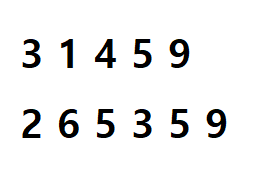
#> input picture opencv_mnist/numbers.png, 253 x 176 px
$ python ocr1.py
#> lines starting #> are read from the running program, lines starting #| are printed output that depends on the picture; after the words box and inside, x2 and y2 are one past the last pixel; in counts of white or black regions, pixels touching at a corner belong together
import sys
import numpy as np
import cv2

im = cv2.imread('numbers.png')
#> im is the input picture: shape (176, 253, 3); mean B, G, R 238.3, 238.3, 238.3
# 그레이스케일로 변환하고 블러르 걸고 이진화하기
gray = cv2.cvtColor(im, cv2.COLOR_BGR2GRAY)
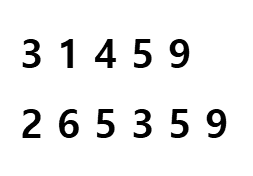
#> gray: shape (176, 253); min 0, max 255, mean 238.3
blur = cv2.GaussianBlur(gray, (5,5), 0)
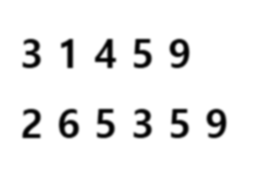
#> blur: shape (176, 253); min 0, max 255, mean 238.3
thresh = cv2.adaptiveThreshold(blur, 255, 1, 1, 11, 2)
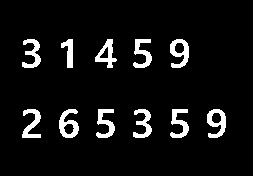
#> thresh: shape (176, 253); 6.9% white; 11 white regions

#윤곽 추출하기
#cv4 버전을 사용할 경우 인덱스를 [0]으로 변경
#contours = cv2.findContours(thresh, cv2.RETR_LIST, cv2.CHAIN_APPROX_SIMPLE)[1] # 숫자 내부에 숫자도 검출
contours = cv2.findContours(thresh, cv2.RETR_EXTERNAL, cv2.CHAIN_APPROX_SIMPLE)[1] # 숫자 내부검출x 가장 외곽만 검출
#> contours = 11 contours; largest, box (x1, y1, x2, y2) and area: (59, 109, 79, 138) 341, (207, 109, 226, 138) 334, (170, 39, 189, 68) 334, (95, 39, 117, 68) 280, (22, 109, 41, 138) 220

# 추출한 윤곽을 반복 처리하기
for cnt in contours:
    x, y, w, h = cv2.boundingRect(cnt)
    if h< 20: continue
    red = (0, 0, 255)
    cv2.rectangle(im, (x, y), (x+w, y+h), red, 2)
#> this loop made 11 passes
#> (x, y, w) on passes 1 to 11: (207, 109, 19), (170, 109, 19), (133, 109, 19), (96, 109, 19), (59, 109, 20), (22, 109, 19), (170, 39, 19), (133, 39, 19), (95, 39, 22), (61, 39, 12), (22, 39, 19)
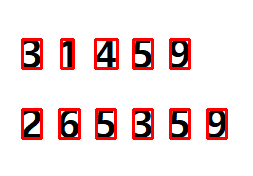
#> im: shape (176, 253, 3); 6.98% of pixels changed, all inside (x1, y1, x2, y2) = (21, 38, 228, 140)

cv2.imwrite('numbers-cnt.png', im)
